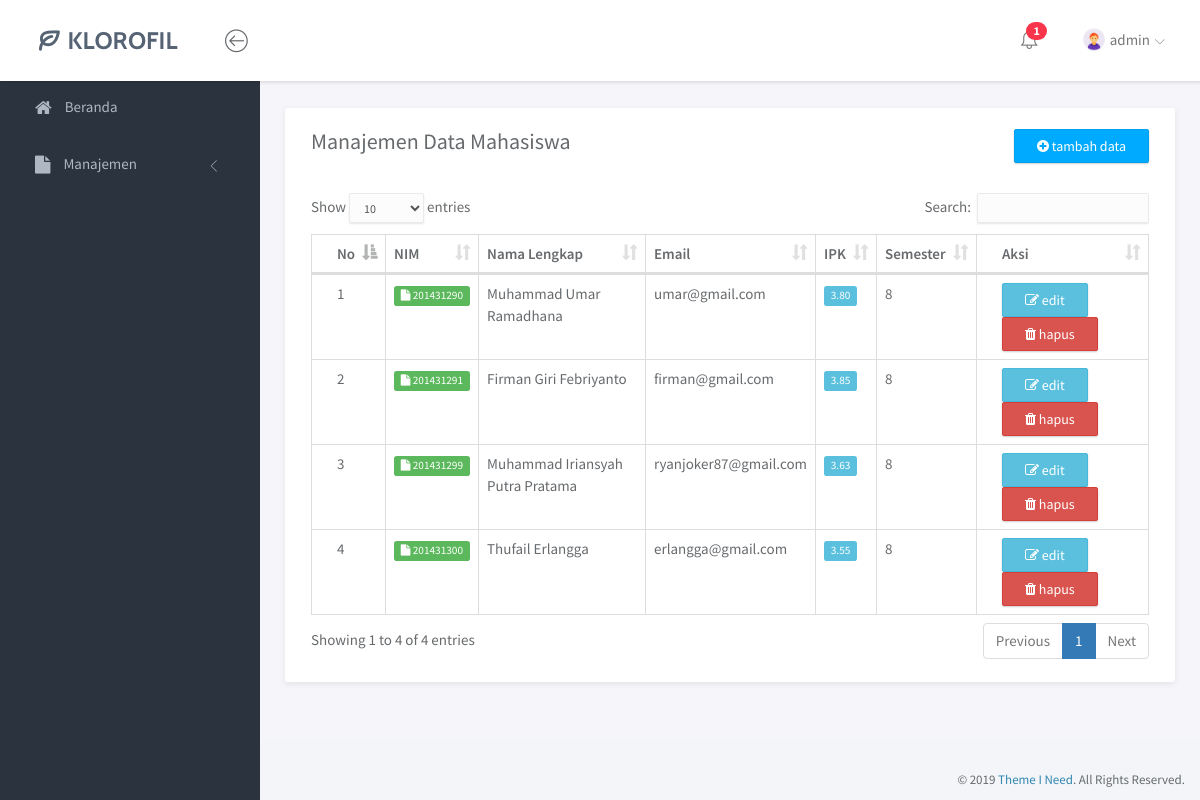
Before: /index.php?page=mahasiswa (signed in) with the older database file.
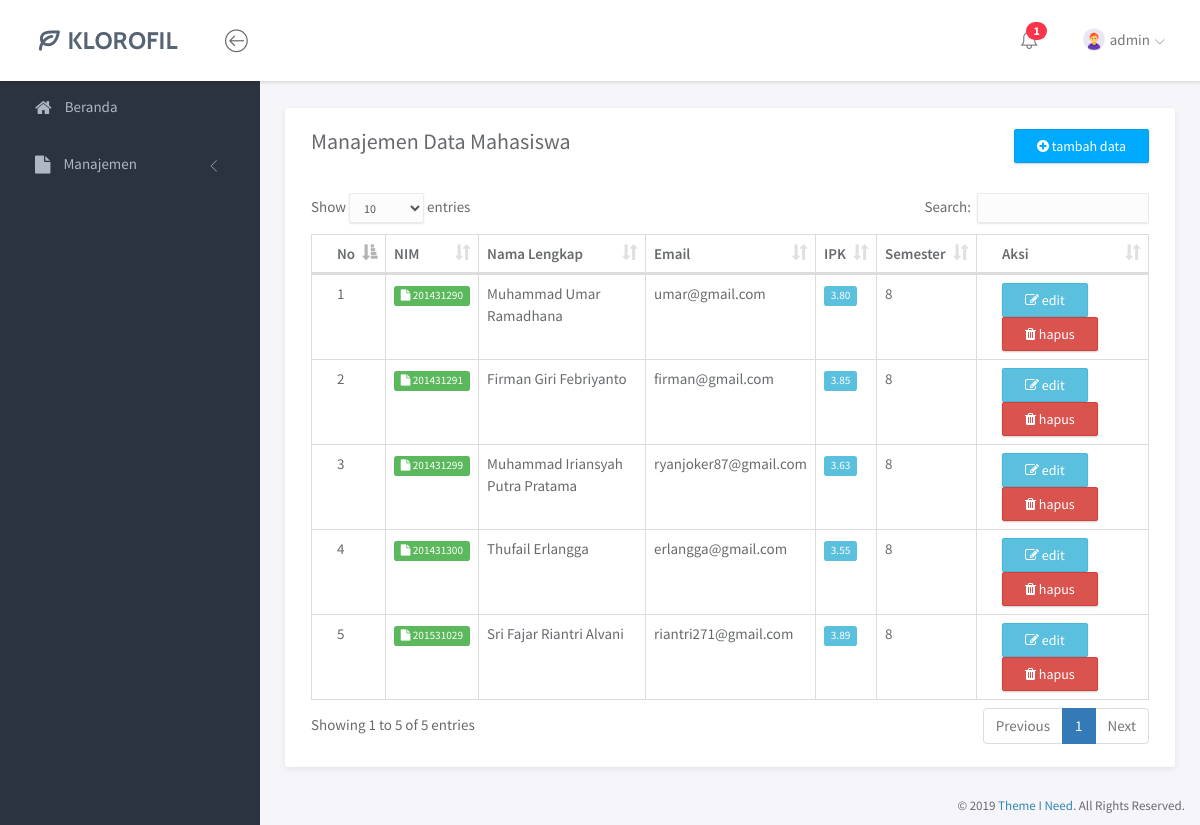
After: the same page with the newer database file.
### tables this page shows
CREATE TABLE `tbl_mahasiswa` (
  `nim` varchar(15) NOT NULL,
  `nama_lengkap` varchar(100) NOT NULL,
  `email` varchar(50) NOT NULL,
  `ipk` decimal(3,2) NOT NULL,
  `semester` int(1) NOT NULL,
  `password` varchar(10) NOT NULL,
  `terakhir_login` timestamp NULL DEFAULT NULL ON UPDATE CURRENT_TIMESTAMP
);

### page/mahasiswa/mahasiswa.php (the view, shortened to what this page needs)
<div class="panel panel-headline">
    <div class="panel-heading">
        <div class="row">
            <div class="col-md-12">
                <div class="pull-left">
                    <h3 class="panel-title">Manajemen Data Mahasiswa</h3>
                </div>
                <div class="pull-right">
                    <a href="?page=mahasiswatambah" class="btn btn-primary"><i class="fa fa-plus-circle"></i> tambah data</a>
                </div>
            </div>
        </div>
    </div>
    <div class="panel-body">
        <div class="row">
            <div class="col-md-12">
                <div class="table-responsive">
                    <table class="table table-bordered example">
                        <thead>
                            <tr>
                                <th>No</th>
                                <th>NIM</th>
                                <th>Nama Lengkap</th>
                                <th>Email</th>
                                <th>IPK</th>
                                <th>Semester</th>
                                <th>Aksi</th>
                            </tr>
                        </thead>
                        <tbody>
                            <?php
                            $no = 1;
                            $q = mysqli_query($conn, "SELECT * FROM tbl_mahasiswa");
                            while($data=mysqli_fetch_array($q)){ ?>
                                <tr>
                                    <td><?= $no ?></td>
                                    <td><span class="label label-success"><i class="fa fa-file"></i> <?= $data['nim'] ?></span></td>
                                    <td><?= $data['nama_lengkap'] ?></td>
                                    <td><?= $data['email'] ?></td>
                                    <td><span class="label label-info"><?= $data['ipk'] ?></span></td>
                                    <td><?= $data['semester'] ?></td>
                                    <td>
                                        <a href="?page=mahasiswaedit&id=<?= $data['nim'] ?>" class="btn btn-info"><i class="fa fa-edit"></i> edit</a>
                                        <a href="?page=mahasiswahapus&id=<?= $data['nim'] ?>" class="btn btn-danger"><i class="fa fa-trash"></i> hapus</a>
                                    </td>
                                </tr>
                            <?php $no++; } ?>
                        </tbody>
                    </table>
                </div>
            </div>
        </div>
    </div>
</div>

Changed rows visible on the page:
added tbl_mahasiswa: nim "201531029", nama_lengkap "Sri Fajar Riantri Alvani", email "riantri271@gmail.com", ipk "3.89", semester "8"
Other visible differences:
text written by a page script: "Show entries Search: Showing 1 to 4 of 4 entries Previous 1 Next" → "Show entries Search: Showing 1 to 5 of 5 entries Previous 1 Next"
